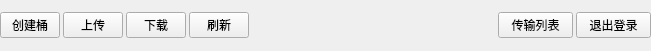
<?xml version="1.0" encoding="UTF-8"?>
<ui version="4.0">
 <class>ToolBarWidget</class>
 <widget class="QWidget" name="ToolBarWidget">
  <property name="geometry">
   <rect>
    <x>0</x>
    <y>0</y>
    <width>651</width>
    <height>51</height>
   </rect>
  </property>
  <property name="windowTitle">
   <string>Form</string>
  </property>
  <layout class="QHBoxLayout" name="horizontalLayout">
   <property name="spacing">
    <number>3</number>
   </property>
   <property name="leftMargin">
    <number>0</number>
   </property>
   <property name="topMargin">
    <number>0</number>
   </property>
   <property name="rightMargin">
    <number>0</number>
   </property>
   <property name="bottomMargin">
    <number>0</number>
   </property>
   <item>
    <widget class="QPushButton" name="btnCreateBucket">
     <property name="maximumSize">
      <size>
       <width>60</width>
       <height>16777215</height>
      </size>
     </property>
     <property name="text">
      <string>创建桶</string>
     </property>
    </widget>
   </item>
   <item>
    <widget class="QPushButton" name="btnUpLoad">
     <property name="maximumSize">
      <size>
       <width>60</width>
       <height>16777215</height>
      </size>
     </property>
     <property name="text">
      <string>上传</string>
     </property>
    </widget>
   </item>
   <item>
    <widget class="QPushButton" name="btnDownLoad">
     <property name="maximumSize">
      <size>
       <width>60</width>
       <height>16777215</height>
      </size>
     </property>
     <property name="text">
      <string>下载</string>
     </property>
    </widget>
   </item>
   <item>
    <widget class="QPushButton" name="btnRefresh">
     <property name="maximumSize">
      <size>
       <width>60</width>
       <height>16777215</height>
      </size>
     </property>
     <property name="text">
      <string>刷新</string>
     </property>
    </widget>
   </item>
   <item>
    <spacer name="horizontalSpacer">
     <property name="orientation">
      <enum>Qt::Orientation::Horizontal</enum>
     </property>
     <property name="sizeHint" stdset="0">
      <size>
       <width>40</width>
       <height>20</height>
      </size>
     </property>
    </spacer>
   </item>
   <item>
    <widget class="QPushButton" name="btnTransferList">
     <property name="maximumSize">
      <size>
       <width>75</width>
       <height>16777215</height>
      </size>
     </property>
     <property name="text">
      <string>传输列表</string>
     </property>
    </widget>
   </item>
   <item>
    <widget class="QPushButton" name="btnLoginOut">
     <property name="maximumSize">
      <size>
       <width>75</width>
       <height>16777215</height>
      </size>
     </property>
     <property name="text">
      <string>退出登录</string>
     </property>
    </widget>
   </item>
  </layout>
 </widget>
 <resources/>
 <connections/>
</ui>
